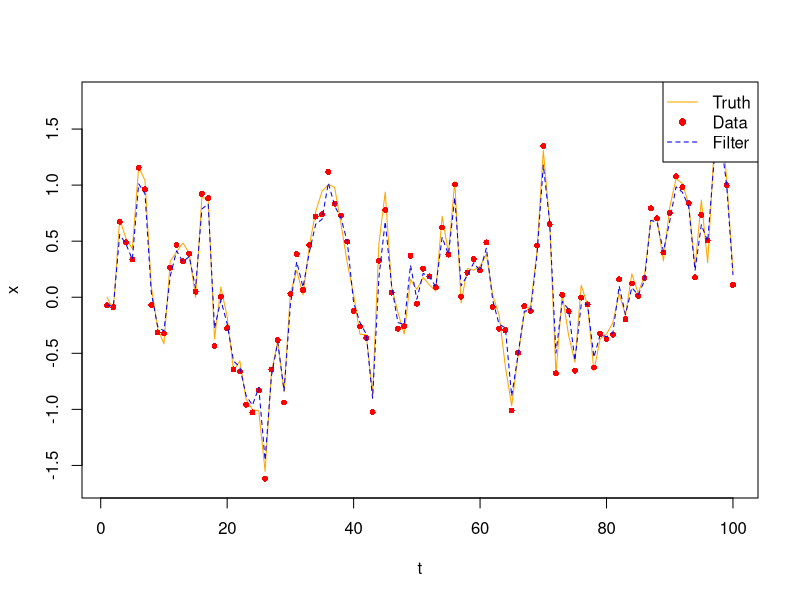

Here is the R script that generated this plot:

##### Section 3.1 Kalman Filter


### Parameters

n <- 100 # sample size
H <- 1   # Data covariate

true.R <- 0.1 # Data Variance
true.Q <- 0.5 # Parameter Autoregressive Variance
true.M <- 0.7 # AR-1 Term

R <- 0.1
Q <- 0.5
M <- 0.7



### Generating Simulated Data

set.seed(123)
nu <- rnorm(n, 0, true.Q)
x <- rep(NA, n)
x[1] <- 0

for (t in 2:n) {
  x[t] <- (true.M)*x[t-1] + nu[t]
}

epsilon <- rnorm(n, 0, true.R)
y <- H * x + epsilon

# remove <- c(40:43,80:83)
# remove <- 30:43

# y[remove] <- NA






### Plotting

# plot(x, col = 'orange', type = 'l', ylim = c(min(x)-0.1, max(x)+0.1), xlab = 't')
# points(y, col = 'red', cex = 0.8, pch = 16)
# legend("topright", legend = c("Truth", "Data"),
#        lty = c(1, NA),
#        pch = c(NA, 16),
#        col = c("orange", "red"))







### Filtering

x0 <- 0
P0 <- 10

len.dat <- length(y)

filter.x <- rep(NA, len.dat+1)
filter.Pt <- rep(NA, len.dat+1)

filter.x[1] <- x0
filter.Pt[1] <- P0

forcast.x <- rep(NA, len.dat+1)
forcast.Pt <- rep(NA, len.dat+1)


update.forcast <- function(prev.filter.x, prev.filter.P) {
  forcast.x <- M * prev.filter.x
  forcast.P <- Q + M^2 * prev.filter.P
  return(list(x = forcast.x, P = forcast.P))
}

update.filter <- function(forcast.x, forcast.P, y) {
  K <- forcast.P * H * (H*forcast.P*H + R)^(-1)
  filter.x <- forcast.x + K * (y - H * forcast.x)
  filter.P <- (1-K*H)*forcast.P
  return(list(x = filter.x, P = filter.P))
}

for (t in 2:(len.dat+1)) {
  forcast <- update.forcast(filter.x[t-1], filter.Pt[t-1])
  forcast.x[t] <- forcast$x
  forcast.Pt[t] <- forcast$P
  
  if (is.na(y[t-1])) {
    filter.x[t] <- forcast.x[t]
    filter.Pt[t] <- forcast.Pt[t]
  } else {
    filter <- update.filter(forcast.x[t], forcast.Pt[t], y[t-1])
    filter.x[t] <- filter$x
    filter.Pt[t] <- filter$P
  }
}

# Removing the extra element in front.
forcast.x <- forcast.x[-1]
forcast.Pt <- forcast.Pt[-1]
filter.x <- filter.x[-1]
filter.Pt <- filter.Pt[-1]





### Plotting the filter

plot(x, col = 'orange', type = 'l', ylim = c(min(x)-0.1, max(x)+0.1), xlab = 't')
points(y, col = 'red', cex = 0.8, pch = 16)
lines(filter.x, col = "blue2", lty = 2)
legend("topright", legend = c("Truth", "Data", "Filter"),
       lty = c(1, NA, 2),
       pch = c(NA, 16, NA),
       col = c("orange", "red", "blue2"))



#plot(filter.Pt[2:len.dat], ylim = c(0, max(filter.Pt[2:len.dat])+0.1))










